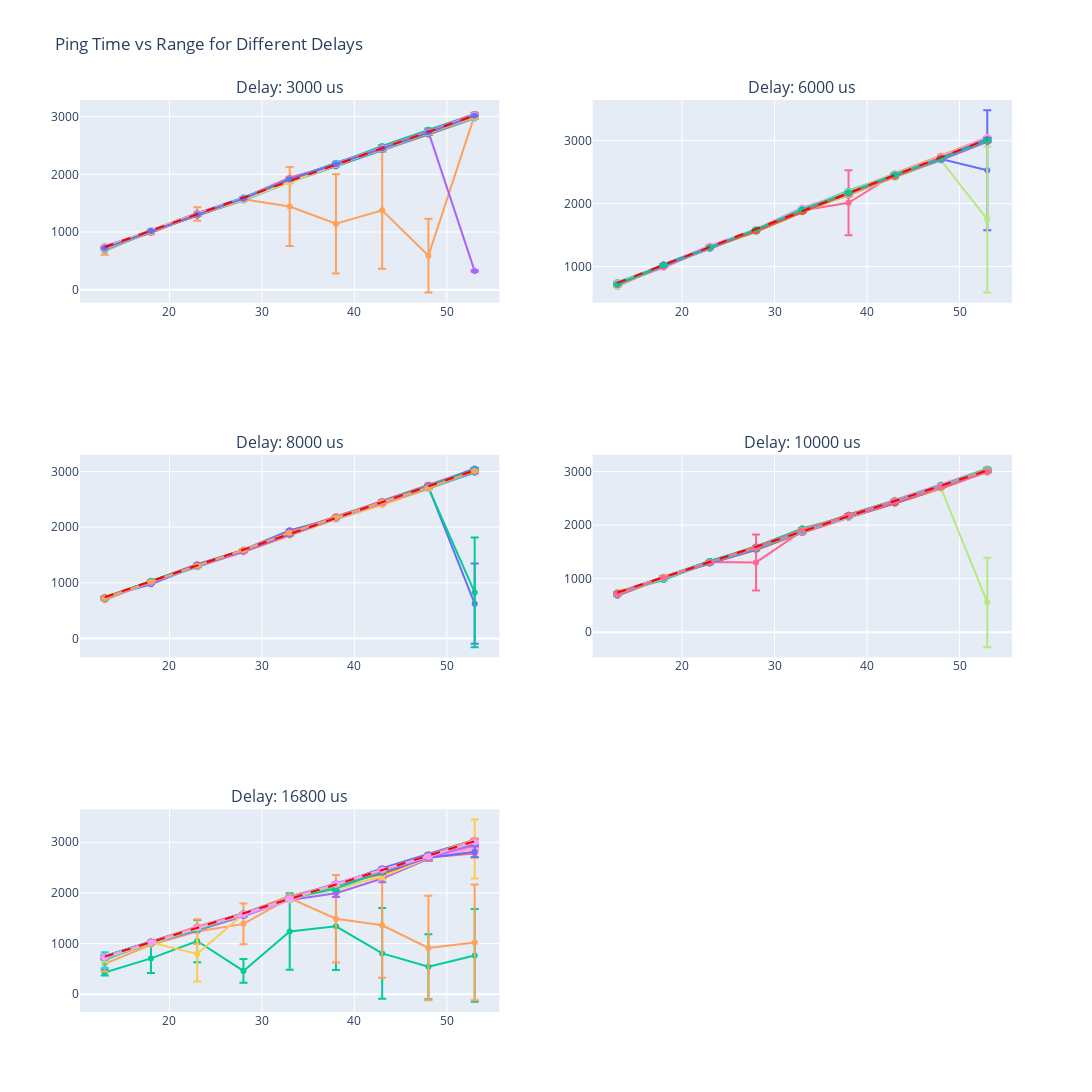

The code cell stored with this chart in its notebook:
### Markdown cell above
### Cluster 1: num_sensor = 13 with caution

### Code cell
visualize_cluster(df_custom_cluster_16,1)
